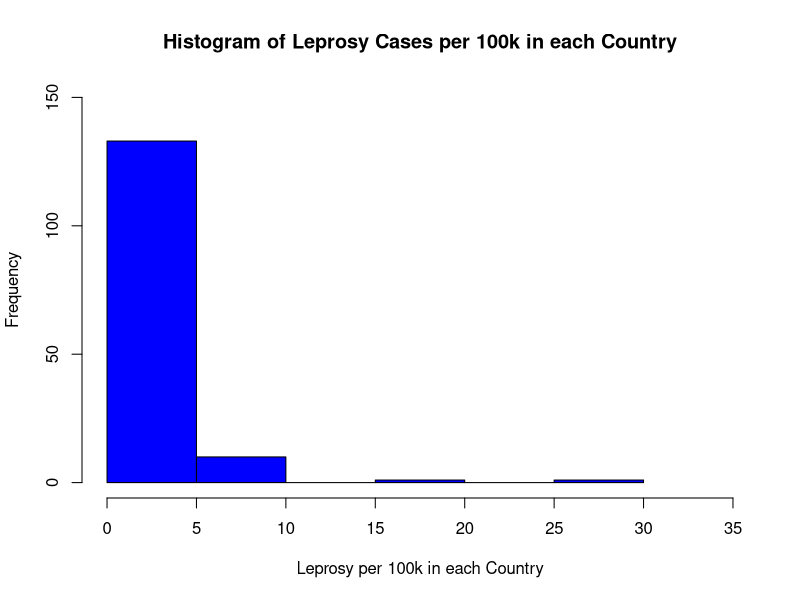
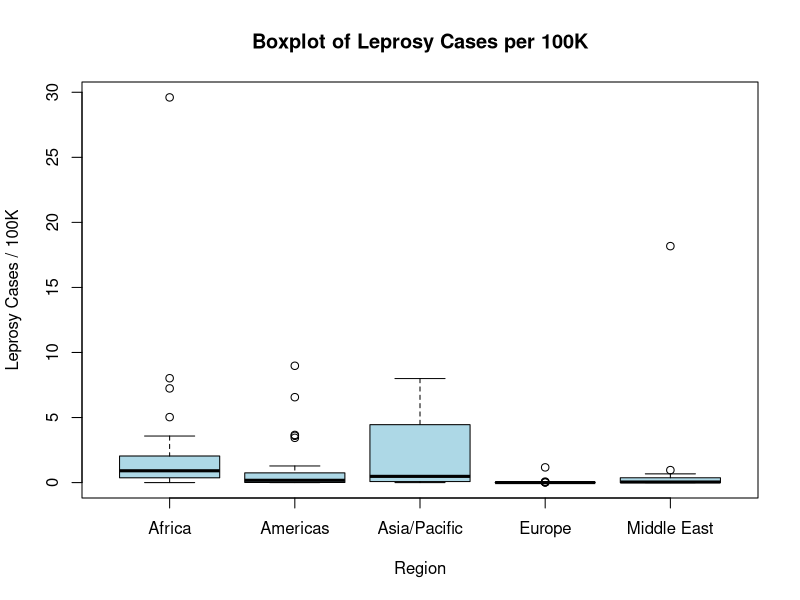
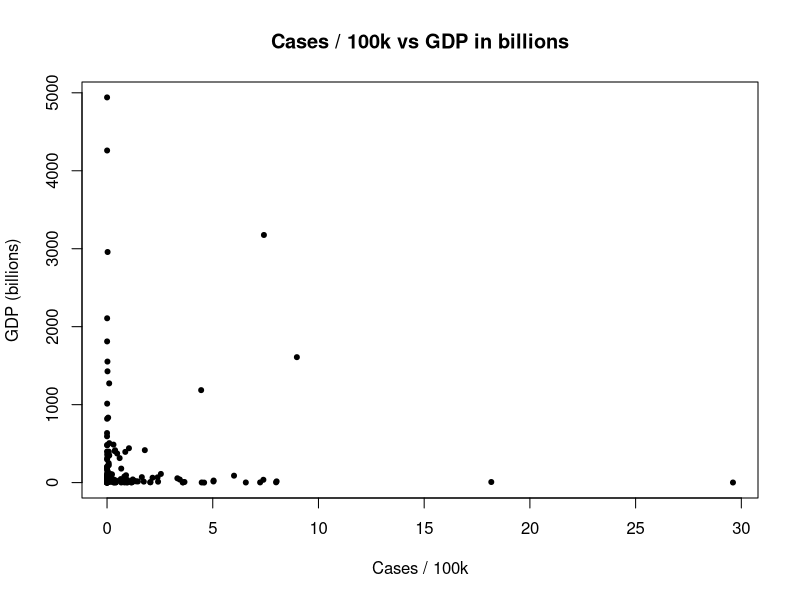

Here is the R script that generated these plots, in order:
## ---- chunk 1
knitr::opts_chunk$set(fig.height=3, fig.width=4, warning=FALSE, tidy=TRUE, tidy.opts=list(width.cutoff=60))

#needed packages:
library(ggplot2)
library(kableExtra)
## ---- chunk 2
#reading files
leprosy <- read.csv('Homework2_leprosy.csv')
# which row number had the most cases total
# which gives the row number for the condition
x <- leprosy$New_Cases 
y <- max(leprosy$New_Cases, na.rm = TRUE)
z <- which(x == y)
leprosy[z,]

#make subset which is clean without the NA values
leprosy_clean <- na.omit(leprosy)

#making a new column for the diease prevalance rate
leprosy_clean$proportion <- (leprosy_clean[,"New_Cases"] / leprosy_clean[, "Population"]) * 100

#putting countries data in 1st column and prevalance rate data in second column
countries <- c(leprosy_clean$Country)
proportion <- c(leprosy_clean$proportion)
leprosy_proportion <- data.frame(Country = countries, Proportion = proportion)

#setting column names
colnames(leprosy_proportion) <- c('Country','Proportion')
leprosy_proportion$Proportion<- round(leprosy_proportion$Proportion, 2)


#Output table:
kable_classic(kbl(leprosy_proportion,caption = "Leprosy Prevalance Rate"),full_width = FALSE)

## ---- chunk 3
#create a new column for a which is the leprosy cases per 100k people in each country
leprosy_clean$a <- (leprosy_clean$New_Cases / leprosy_clean$Population) * 100000

#create histogram of leprosy cases per 100k in each country
hist(leprosy_clean$a,main='Histogram of Leprosy Cases per 100k in each Country',xlab='Leprosy per 100k in each Country',ylab = 'Frequency',col='Blue',xlim=c(0,35), ylim = c(0,150))
#get median of that column and round with 2 digits
round(median(leprosy_clean$a), digits=2)
round(fivenum(leprosy_clean$a), digits = 2)
round(IQR(leprosy_clean$a), digits = 2)
## ---- chunk 4
# make a boxplot of region vs leprosy cases per 100k
boxplot(leprosy_clean$a ~ leprosy_clean$Region,
        main = "Boxplot of Leprosy Cases per 100K",
        xlab = "Region",
        ylab = "Leprosy Cases / 100K",
        col = "lightblue") 

#Create data frame of table:
mytable_count <- aggregate(Country ~ Region, data = leprosy_clean, length) 
mytable_med <- aggregate(a~Region, data=leprosy_clean, median)

#merge those tables into one table
mytable <- merge(mytable_count, mytable_med, by = "Region")
#Rename columns and round values:
colnames(mytable) <- c('Region','Number of Countries','Median of Cases / 100k')
mytable$'Number of Countries' <- round(mytable$'Number of Countries', 2)
mytable$'Median of Cases / 100k' <- round(mytable$'Median of Cases / 100k', 2)

#Output table:
kable_classic(kbl(mytable,caption = "Number of Countries and Median of Cases / 100k"),full_width = FALSE)

## ---- chunk 5
plot(leprosy_clean$a,leprosy_clean$GDP_billions,main='Cases / 100k vs GDP in billions',xlab='Cases / 100k',ylab='GDP (billions)',pch=20)
# find correlation coefficient which describes how correlated the two vars are
# around 0 for correlation coefficient means weak to no linear relationship between vars
round(cor(leprosy_clean$a,leprosy_clean$GDP_billions),digits = 2)
